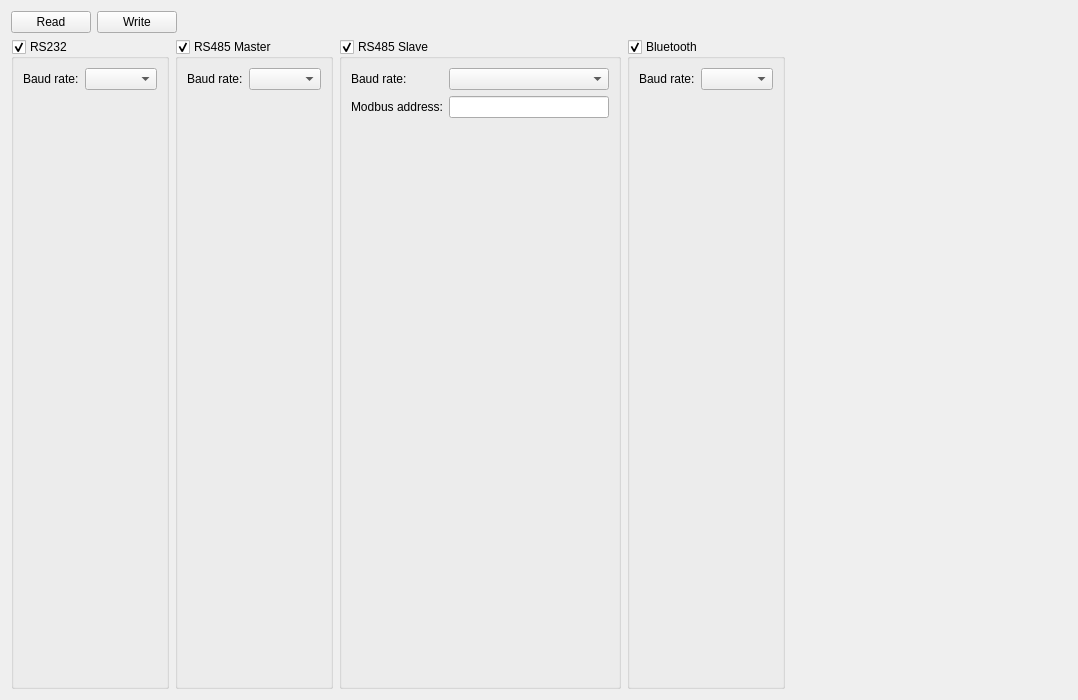
<?xml version="1.0" encoding="UTF-8"?>
<ui version="4.0">
 <class>InterfacesWidget</class>
 <widget class="QWidget" name="InterfacesWidget">
  <property name="geometry">
   <rect>
    <x>0</x>
    <y>0</y>
    <width>1078</width>
    <height>700</height>
   </rect>
  </property>
  <property name="windowTitle">
   <string>Form</string>
  </property>
  <layout class="QGridLayout" name="gridLayout_5" rowstretch="0,2" rowminimumheight="0,0">
   <item row="1" column="3">
    <widget class="QGroupBox" name="groupBox_4">
     <property name="title">
      <string>Bluetooth</string>
     </property>
     <property name="checkable">
      <bool>true</bool>
     </property>
     <layout class="QGridLayout" name="gridLayout_4">
      <item row="0" column="0">
       <layout class="QFormLayout" name="formLayout_4">
        <item row="0" column="0">
         <widget class="QLabel" name="label_10">
          <property name="text">
           <string>Baud rate:</string>
          </property>
         </widget>
        </item>
        <item row="0" column="1">
         <widget class="QComboBox" name="cb_bluetooth_baudrate"/>
        </item>
       </layout>
      </item>
     </layout>
    </widget>
   </item>
   <item row="1" column="1">
    <widget class="QGroupBox" name="groupBox_2">
     <property name="title">
      <string>RS485 Master</string>
     </property>
     <property name="checkable">
      <bool>true</bool>
     </property>
     <layout class="QGridLayout" name="gridLayout_2">
      <item row="0" column="0">
       <layout class="QFormLayout" name="formLayout_2">
        <item row="0" column="0">
         <widget class="QLabel" name="label_3">
          <property name="text">
           <string>Baud rate:</string>
          </property>
         </widget>
        </item>
        <item row="0" column="1">
         <widget class="QComboBox" name="cb_rs485_master_baudrate"/>
        </item>
       </layout>
      </item>
     </layout>
    </widget>
   </item>
   <item row="0" column="0" colspan="4">
    <layout class="QHBoxLayout" name="horizontalLayout">
     <item>
      <widget class="QPushButton" name="pbtn_read">
       <property name="text">
        <string>Read</string>
       </property>
      </widget>
     </item>
     <item>
      <widget class="QPushButton" name="pbtn_write">
       <property name="text">
        <string>Write</string>
       </property>
      </widget>
     </item>
     <item>
      <spacer name="horizontalSpacer_2">
       <property name="orientation">
        <enum>Qt::Horizontal</enum>
       </property>
       <property name="sizeHint" stdset="0">
        <size>
         <width>40</width>
         <height>20</height>
        </size>
       </property>
      </spacer>
     </item>
    </layout>
   </item>
   <item row="1" column="0">
    <widget class="QGroupBox" name="groupBox">
     <property name="title">
      <string>RS232</string>
     </property>
     <property name="checkable">
      <bool>true</bool>
     </property>
     <layout class="QGridLayout" name="gridLayout">
      <item row="0" column="0">
       <layout class="QFormLayout" name="formLayout">
        <item row="0" column="0">
         <widget class="QLabel" name="label">
          <property name="text">
           <string>Baud rate:</string>
          </property>
         </widget>
        </item>
        <item row="0" column="1">
         <widget class="QComboBox" name="cb_rs232_baudrate"/>
        </item>
       </layout>
      </item>
     </layout>
    </widget>
   </item>
   <item row="1" column="2">
    <widget class="QGroupBox" name="groupBox_3">
     <property name="title">
      <string>RS485 Slave</string>
     </property>
     <property name="checkable">
      <bool>true</bool>
     </property>
     <layout class="QGridLayout" name="gridLayout_3">
      <item row="0" column="0">
       <layout class="QFormLayout" name="formLayout_3">
        <item row="0" column="0">
         <widget class="QLabel" name="label_4">
          <property name="text">
           <string>Baud rate:</string>
          </property>
         </widget>
        </item>
        <item row="0" column="1">
         <widget class="QComboBox" name="cb_rs485_slave_baudrate"/>
        </item>
        <item row="1" column="0">
         <widget class="QLabel" name="label_11">
          <property name="text">
           <string>Modbus address:</string>
          </property>
         </widget>
        </item>
        <item row="1" column="1">
         <widget class="QLineEdit" name="le_rs485_slave_modbus_address"/>
        </item>
       </layout>
      </item>
     </layout>
    </widget>
   </item>
   <item row="1" column="4">
    <spacer name="horizontalSpacer">
     <property name="orientation">
      <enum>Qt::Horizontal</enum>
     </property>
     <property name="sizeHint" stdset="0">
      <size>
       <width>40</width>
       <height>20</height>
      </size>
     </property>
    </spacer>
   </item>
  </layout>
 </widget>
 <resources/>
 <connections/>
</ui>
